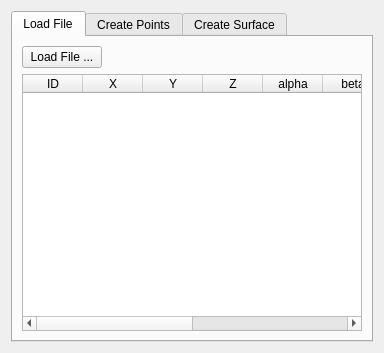
<?xml version="1.0" encoding="UTF-8"?>
<ui version="4.0">
 <class>CartoReader</class>
 <widget class="QWidget" name="CartoReader">
  <property name="geometry">
   <rect>
    <x>0</x>
    <y>0</y>
    <width>384</width>
    <height>353</height>
   </rect>
  </property>
  <property name="windowTitle">
   <string>Form</string>
  </property>
  <layout class="QVBoxLayout" name="verticalLayout">
   <item>
    <widget class="QTabWidget" name="masterTabWidget">
     <property name="currentIndex">
      <number>0</number>
     </property>
     <widget class="QWidget" name="tab">
      <attribute name="title">
       <string>Load File</string>
      </attribute>
      <layout class="QGridLayout" name="gridLayout">
       <item row="0" column="0">
        <widget class="QPushButton" name="loadFilePushButton">
         <property name="text">
          <string>Load File ...</string>
         </property>
        </widget>
       </item>
       <item row="0" column="1">
        <spacer name="horizontalSpacer">
         <property name="orientation">
          <enum>Qt::Horizontal</enum>
         </property>
         <property name="sizeHint" stdset="0">
          <size>
           <width>284</width>
           <height>20</height>
          </size>
         </property>
        </spacer>
       </item>
       <item row="1" column="0" colspan="2">
        <widget class="QTableWidget" name="filePointsTableWidget">
         <attribute name="horizontalHeaderDefaultSectionSize">
          <number>60</number>
         </attribute>
         <column>
          <property name="text">
           <string>ID</string>
          </property>
          <property name="textAlignment">
           <set>AlignHCenter|AlignVCenter|AlignCenter</set>
          </property>
         </column>
         <column>
          <property name="text">
           <string>X</string>
          </property>
         </column>
         <column>
          <property name="text">
           <string>Y</string>
          </property>
         </column>
         <column>
          <property name="text">
           <string>Z</string>
          </property>
         </column>
         <column>
          <property name="text">
           <string>alpha</string>
          </property>
         </column>
         <column>
          <property name="text">
           <string>beta</string>
          </property>
         </column>
         <column>
          <property name="text">
           <string>gamma</string>
          </property>
         </column>
         <column>
          <property name="text">
           <string>UniPolar</string>
          </property>
         </column>
         <column>
          <property name="text">
           <string>BiPolar</string>
          </property>
         </column>
         <column>
          <property name="text">
           <string>LAT</string>
          </property>
         </column>
        </widget>
       </item>
      </layout>
     </widget>
     <widget class="QWidget" name="tab_2">
      <attribute name="title">
       <string>Create Points</string>
      </attribute>
      <layout class="QVBoxLayout" name="verticalLayout_2">
       <item>
        <layout class="QHBoxLayout" name="horizontalLayout">
         <item>
          <widget class="QPushButton" name="saveAsPointsPushButton">
           <property name="text">
            <string>Save As Points</string>
           </property>
          </widget>
         </item>
         <item>
          <widget class="QLineEdit" name="saveAsPointsLineEdit">
           <property name="minimumSize">
            <size>
             <width>200</width>
             <height>0</height>
            </size>
           </property>
          </widget>
         </item>
        </layout>
       </item>
       <item>
        <spacer name="verticalSpacer">
         <property name="orientation">
          <enum>Qt::Vertical</enum>
         </property>
         <property name="sizeHint" stdset="0">
          <size>
           <width>20</width>
           <height>245</height>
          </size>
         </property>
        </spacer>
       </item>
      </layout>
     </widget>
     <widget class="QWidget" name="tab_3">
      <attribute name="title">
       <string>Create Surface</string>
      </attribute>
      <layout class="QVBoxLayout" name="verticalLayout_3">
       <item>
        <layout class="QHBoxLayout" name="horizontalLayout_3">
         <item>
          <widget class="QCheckBox" name="uniPolarCheckBox">
           <property name="text">
            <string>Uni-Polar</string>
           </property>
          </widget>
         </item>
         <item>
          <widget class="QCheckBox" name="biPolarCheckBox">
           <property name="text">
            <string>Bi-Polar</string>
           </property>
          </widget>
         </item>
         <item>
          <widget class="QCheckBox" name="latCheckBox">
           <property name="text">
            <string>LAT</string>
           </property>
          </widget>
         </item>
        </layout>
       </item>
       <item>
        <layout class="QHBoxLayout" name="horizontalLayout_2">
         <item>
          <widget class="QPushButton" name="saveAsSurfacePushButton">
           <property name="text">
            <string>Save As Surface</string>
           </property>
          </widget>
         </item>
         <item>
          <widget class="QLineEdit" name="saveAsSurfaceLineEdit"/>
         </item>
        </layout>
       </item>
       <item>
        <spacer name="verticalSpacer_2">
         <property name="orientation">
          <enum>Qt::Vertical</enum>
         </property>
         <property name="sizeHint" stdset="0">
          <size>
           <width>20</width>
           <height>214</height>
          </size>
         </property>
        </spacer>
       </item>
      </layout>
     </widget>
    </widget>
   </item>
  </layout>
 </widget>
 <resources/>
 <connections/>
</ui>
